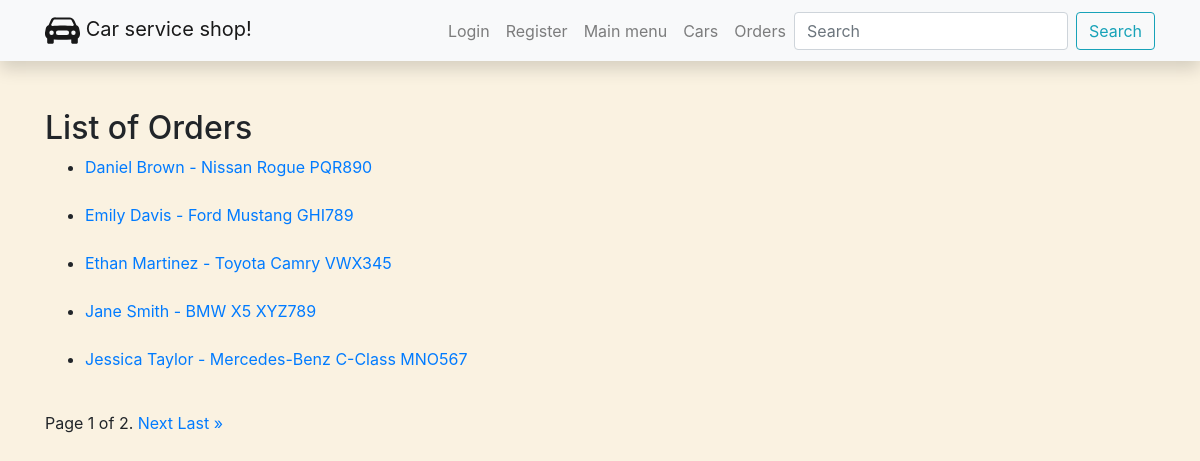
/car_service/orders/, run on the app's committed database.
### car_service/models.py (models this page shows, shortened)
class Order(models.Model):
    date = models.DateField('Date', null=True, blank=True)
    car = models.ForeignKey(Car, on_delete=models.SET_NULL, null=True)
    user = models.ForeignKey(User, on_delete=models.SET_NULL, null=True, blank=True)
    ORDER_STATUS = (
        ('p', 'Processing'),
        ('o', 'Ordered'),
        ('s', 'In service'),
        ('c', 'Completed'),
        ('t', 'Taken back by customer')
    )
    status = models.CharField(max_length=1, choices=ORDER_STATUS,
                              blank=True, default='p')

class Car(models.Model):
    license_plate = models.CharField('License plate', max_length=7)
    vin = models.CharField('VIN', max_length=17)
    client = models.CharField('Client', max_length=100)
    car_model = models.ForeignKey(CarModel, on_delete=models.SET_NULL, null=True)
    image = models.ImageField(upload_to='car_images/', null=True, blank=True)
    description = HTMLField()
    class Meta:
        ordering = ['client', 'car_model']

class CarModel(models.Model):
    brand = models.CharField('Brand', max_length=100)
    model = models.CharField('Model', max_length=100)
    year = models.IntegerField('Year')
    engine = models.CharField('Engine', max_length=100)
    class Meta:
        ordering = ['brand', 'model', ]

### car_service/views.py (the view)
# urls.py: path('orders/', views.OrderListView.as_view(), name='orders'),
class OrderListView(generic.ListView):
    model = Order
    context_object_name = "orders"
    template_name = "orders.html"
    paginate_by = 5

### car_service/templates/orders.html (shortened to what this page needs)
{% extends 'base.html' %}
{% block content %}
<h2>List of Orders</h2>
<ul>
    {% for order in page_obj %}
        <li>
            <a href="{% url 'order_detail' order.id %}">
                {{ order.car.client }} - {{ order.car.car_model.brand }}
                {{ order.car.car_model.model }} {{ order.car.license_plate }}<br>
            </a>
        </li>
        <br>
    {% endfor %}
</ul>
<div class="pagination">
    <span class="step-links">
        <span class="current">
            Page {{ page_obj.number }} of {{ page_obj.paginator.num_pages }}.
        </span>
        {% if page_obj.has_next %}
            <a href="?page={{ page_obj.next_page_number }}">Next</a>
            <a href="?page={{ page_obj.paginator.num_pages }}">Last &raquo;</a>
        {% endif %}
    </span>
</div>
{% endblock %}

### car_service/static/css/styles.css (style rules this page uses)
body { background-color: #faf2e1; }

### data on the page
Order: car.client "Daniel Brown", car.car_model.brand "Nissan", car.car_model.model "Rogue", car.license_plate "PQR890"
Order: car.client "Emily Davis", car.car_model.brand "Ford", car.car_model.model "Mustang", car.license_plate "GHI789"
Order: car.client "Ethan Martinez", car.car_model.brand "Toyota", car.car_model.model "Camry", car.license_plate "VWX345"
Order: car.client "Jane Smith", car.car_model.brand "BMW", car.car_model.model "X5", car.license_plate "XYZ789"
Order: car.client "Jessica Taylor", car.car_model.brand "Mercedes-Benz", car.car_model.model "C-Class", car.license_plate "MNO567"

### other printed values
{{ page_obj.number }} "1"
{{ page_obj.paginator.num_pages }} "2"
